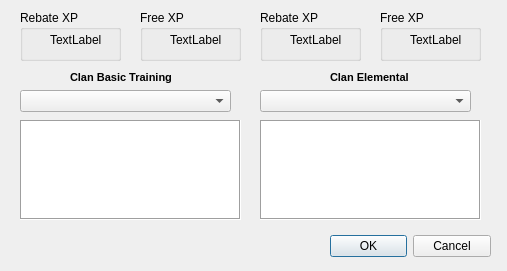
<?xml version="1.0" encoding="UTF-8"?>
<ui version="4.0">
 <class>S2ClanFieldDialog</class>
 <widget class="QDialog" name="S2ClanFieldDialog">
  <property name="windowModality">
   <enum>Qt::ApplicationModal</enum>
  </property>
  <property name="geometry">
   <rect>
    <x>0</x>
    <y>0</y>
    <width>507</width>
    <height>271</height>
   </rect>
  </property>
  <property name="sizePolicy">
   <sizepolicy hsizetype="Fixed" vsizetype="Fixed">
    <horstretch>0</horstretch>
    <verstretch>0</verstretch>
   </sizepolicy>
  </property>
  <property name="minimumSize">
   <size>
    <width>507</width>
    <height>271</height>
   </size>
  </property>
  <property name="maximumSize">
   <size>
    <width>507</width>
    <height>271</height>
   </size>
  </property>
  <property name="windowTitle">
   <string>Clan Military Skills Field</string>
  </property>
  <widget class="QDialogButtonBox" name="S2CFDButtonBox">
   <property name="geometry">
    <rect>
     <x>330</x>
     <y>230</y>
     <width>161</width>
     <height>32</height>
    </rect>
   </property>
   <property name="orientation">
    <enum>Qt::Horizontal</enum>
   </property>
   <property name="standardButtons">
    <set>QDialogButtonBox::Cancel|QDialogButtonBox::Ok</set>
   </property>
  </widget>
  <widget class="QComboBox" name="S2CFDBasicComboBox">
   <property name="geometry">
    <rect>
     <x>20</x>
     <y>90</y>
     <width>211</width>
     <height>22</height>
    </rect>
   </property>
  </widget>
  <widget class="QComboBox" name="S2CFDAdvComboBox">
   <property name="geometry">
    <rect>
     <x>260</x>
     <y>90</y>
     <width>211</width>
     <height>22</height>
    </rect>
   </property>
  </widget>
  <widget class="QGroupBox" name="groupBox">
   <property name="geometry">
    <rect>
     <x>140</x>
     <y>10</y>
     <width>101</width>
     <height>51</height>
    </rect>
   </property>
   <property name="title">
    <string>Free XP</string>
   </property>
   <widget class="QLabel" name="S2CFDBasicFreeXP">
    <property name="geometry">
     <rect>
      <x>30</x>
      <y>19</y>
      <width>51</width>
      <height>21</height>
     </rect>
    </property>
    <property name="text">
     <string>TextLabel</string>
    </property>
   </widget>
  </widget>
  <widget class="QGroupBox" name="groupBox_2">
   <property name="geometry">
    <rect>
     <x>20</x>
     <y>10</y>
     <width>101</width>
     <height>51</height>
    </rect>
   </property>
   <property name="title">
    <string>Rebate XP</string>
   </property>
   <widget class="QLabel" name="S2CFDBasicRebateXP">
    <property name="geometry">
     <rect>
      <x>30</x>
      <y>19</y>
      <width>51</width>
      <height>21</height>
     </rect>
    </property>
    <property name="text">
     <string>TextLabel</string>
    </property>
   </widget>
  </widget>
  <widget class="QTableWidget" name="S2CFDBasicTable">
   <property name="geometry">
    <rect>
     <x>20</x>
     <y>120</y>
     <width>221</width>
     <height>100</height>
    </rect>
   </property>
   <property name="frameShape">
    <enum>QFrame::Box</enum>
   </property>
   <property name="verticalScrollBarPolicy">
    <enum>Qt::ScrollBarAlwaysOff</enum>
   </property>
   <property name="horizontalScrollBarPolicy">
    <enum>Qt::ScrollBarAlwaysOff</enum>
   </property>
   <property name="autoScroll">
    <bool>false</bool>
   </property>
   <property name="editTriggers">
    <set>QAbstractItemView::NoEditTriggers</set>
   </property>
   <property name="selectionMode">
    <enum>QAbstractItemView::NoSelection</enum>
   </property>
   <property name="selectionBehavior">
    <enum>QAbstractItemView::SelectRows</enum>
   </property>
   <property name="showGrid">
    <bool>false</bool>
   </property>
   <property name="gridStyle">
    <enum>Qt::NoPen</enum>
   </property>
   <property name="rowCount">
    <number>7</number>
   </property>
   <property name="columnCount">
    <number>2</number>
   </property>
   <attribute name="horizontalHeaderVisible">
    <bool>false</bool>
   </attribute>
   <attribute name="horizontalHeaderDefaultSectionSize">
    <number>185</number>
   </attribute>
   <attribute name="horizontalHeaderMinimumSectionSize">
    <number>62</number>
   </attribute>
   <attribute name="verticalHeaderVisible">
    <bool>false</bool>
   </attribute>
   <attribute name="verticalHeaderDefaultSectionSize">
    <number>14</number>
   </attribute>
   <attribute name="verticalHeaderHighlightSections">
    <bool>true</bool>
   </attribute>
   <row/>
   <row/>
   <row/>
   <row/>
   <row/>
   <row/>
   <row/>
   <column/>
   <column/>
  </widget>
  <widget class="QTableWidget" name="S2CFDAdvTable">
   <property name="geometry">
    <rect>
     <x>260</x>
     <y>120</y>
     <width>221</width>
     <height>100</height>
    </rect>
   </property>
   <property name="frameShape">
    <enum>QFrame::Box</enum>
   </property>
   <property name="verticalScrollBarPolicy">
    <enum>Qt::ScrollBarAlwaysOff</enum>
   </property>
   <property name="horizontalScrollBarPolicy">
    <enum>Qt::ScrollBarAlwaysOff</enum>
   </property>
   <property name="autoScroll">
    <bool>false</bool>
   </property>
   <property name="editTriggers">
    <set>QAbstractItemView::NoEditTriggers</set>
   </property>
   <property name="selectionMode">
    <enum>QAbstractItemView::NoSelection</enum>
   </property>
   <property name="selectionBehavior">
    <enum>QAbstractItemView::SelectRows</enum>
   </property>
   <property name="showGrid">
    <bool>false</bool>
   </property>
   <property name="gridStyle">
    <enum>Qt::NoPen</enum>
   </property>
   <property name="rowCount">
    <number>7</number>
   </property>
   <property name="columnCount">
    <number>2</number>
   </property>
   <attribute name="horizontalHeaderVisible">
    <bool>false</bool>
   </attribute>
   <attribute name="horizontalHeaderDefaultSectionSize">
    <number>185</number>
   </attribute>
   <attribute name="horizontalHeaderMinimumSectionSize">
    <number>62</number>
   </attribute>
   <attribute name="verticalHeaderVisible">
    <bool>false</bool>
   </attribute>
   <attribute name="verticalHeaderDefaultSectionSize">
    <number>14</number>
   </attribute>
   <attribute name="verticalHeaderHighlightSections">
    <bool>true</bool>
   </attribute>
   <row/>
   <row/>
   <row/>
   <row/>
   <row/>
   <row/>
   <row/>
   <column/>
   <column/>
  </widget>
  <widget class="QLabel" name="label">
   <property name="geometry">
    <rect>
     <x>70</x>
     <y>70</y>
     <width>111</width>
     <height>16</height>
    </rect>
   </property>
   <property name="text">
    <string>&lt;!DOCTYPE HTML PUBLIC &quot;-//W3C//DTD HTML 4.0//EN&quot; &quot;http://www.w3.org/TR/REC-html40/strict.dtd&quot;&gt;
&lt;html&gt;&lt;head&gt;&lt;meta name=&quot;qrichtext&quot; content=&quot;1&quot; /&gt;&lt;style type=&quot;text/css&quot;&gt;
p, li { white-space: pre-wrap; }
&lt;/style&gt;&lt;/head&gt;&lt;body style=&quot; font-family:'MS Shell Dlg 2'; font-size:8.25pt; font-weight:400; font-style:normal;&quot;&gt;
&lt;p style=&quot; margin-top:0px; margin-bottom:0px; margin-left:0px; margin-right:0px; -qt-block-indent:0; text-indent:0px;&quot;&gt;&lt;span style=&quot; font-size:8pt; font-weight:600;&quot;&gt;Clan Basic Training&lt;/span&gt;&lt;/p&gt;&lt;/body&gt;&lt;/html&gt;</string>
   </property>
  </widget>
  <widget class="QLabel" name="S2CFDAdvLabel">
   <property name="geometry">
    <rect>
     <x>330</x>
     <y>70</y>
     <width>101</width>
     <height>16</height>
    </rect>
   </property>
   <property name="text">
    <string>&lt;!DOCTYPE HTML PUBLIC &quot;-//W3C//DTD HTML 4.0//EN&quot; &quot;http://www.w3.org/TR/REC-html40/strict.dtd&quot;&gt;
&lt;html&gt;&lt;head&gt;&lt;meta name=&quot;qrichtext&quot; content=&quot;1&quot; /&gt;&lt;style type=&quot;text/css&quot;&gt;
p, li { white-space: pre-wrap; }
&lt;/style&gt;&lt;/head&gt;&lt;body style=&quot; font-family:'MS Shell Dlg 2'; font-size:8.25pt; font-weight:400; font-style:normal;&quot;&gt;
&lt;p style=&quot; margin-top:0px; margin-bottom:0px; margin-left:0px; margin-right:0px; -qt-block-indent:0; text-indent:0px;&quot;&gt;&lt;span style=&quot; font-size:8pt; font-weight:600;&quot;&gt;Clan Elemental&lt;/span&gt;&lt;/p&gt;&lt;/body&gt;&lt;/html&gt;</string>
   </property>
  </widget>
  <widget class="QGroupBox" name="groupBox_3">
   <property name="geometry">
    <rect>
     <x>260</x>
     <y>10</y>
     <width>101</width>
     <height>51</height>
    </rect>
   </property>
   <property name="title">
    <string>Rebate XP</string>
   </property>
   <widget class="QLabel" name="S2CFDAdvRebateXP">
    <property name="geometry">
     <rect>
      <x>30</x>
      <y>19</y>
      <width>51</width>
      <height>21</height>
     </rect>
    </property>
    <property name="text">
     <string>TextLabel</string>
    </property>
   </widget>
  </widget>
  <widget class="QGroupBox" name="groupBox_4">
   <property name="geometry">
    <rect>
     <x>380</x>
     <y>10</y>
     <width>101</width>
     <height>51</height>
    </rect>
   </property>
   <property name="title">
    <string>Free XP</string>
   </property>
   <widget class="QLabel" name="S2CFDAdvFreeXP">
    <property name="geometry">
     <rect>
      <x>30</x>
      <y>19</y>
      <width>51</width>
      <height>21</height>
     </rect>
    </property>
    <property name="text">
     <string>TextLabel</string>
    </property>
   </widget>
  </widget>
 </widget>
 <resources/>
 <connections>
  <connection>
   <sender>S2CFDButtonBox</sender>
   <signal>accepted()</signal>
   <receiver>S2ClanFieldDialog</receiver>
   <slot>accept()</slot>
   <hints>
    <hint type="sourcelabel">
     <x>248</x>
     <y>254</y>
    </hint>
    <hint type="destinationlabel">
     <x>157</x>
     <y>274</y>
    </hint>
   </hints>
  </connection>
  <connection>
   <sender>S2CFDButtonBox</sender>
   <signal>rejected()</signal>
   <receiver>S2ClanFieldDialog</receiver>
   <slot>reject()</slot>
   <hints>
    <hint type="sourcelabel">
     <x>316</x>
     <y>260</y>
    </hint>
    <hint type="destinationlabel">
     <x>286</x>
     <y>274</y>
    </hint>
   </hints>
  </connection>
 </connections>
</ui>
